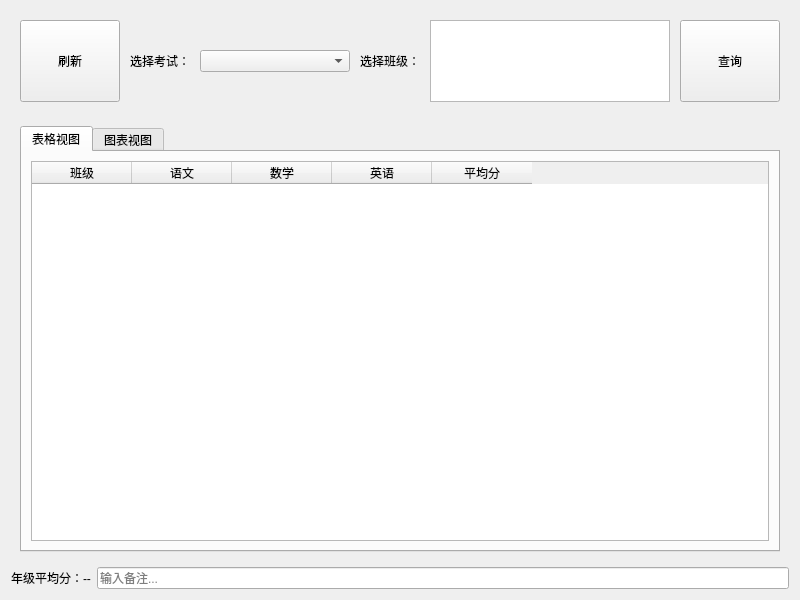
<?xml version="1.0" encoding="UTF-8"?>
<ui version="4.0">
 <class>page_class_grade</class>
 <widget class="QWidget" name="page_class_grade">
  <property name="geometry">
   <rect>
    <x>0</x>
    <y>0</y>
    <width>800</width>
    <height>600</height>
   </rect>
  </property>
  <property name="sizePolicy">
   <sizepolicy hsizetype="Preferred" vsizetype="Fixed">
    <horstretch>0</horstretch>
    <verstretch>0</verstretch>
   </sizepolicy>
  </property>
  <property name="windowTitle">
   <string/>
  </property>
  <layout class="QVBoxLayout" name="verticalLayout">
   <item>
    <widget class="QFrame" name="frameQueryCard">
     <property name="sizePolicy">
      <sizepolicy hsizetype="Preferred" vsizetype="Maximum">
       <horstretch>0</horstretch>
       <verstretch>0</verstretch>
      </sizepolicy>
     </property>
     <property name="maximumSize">
      <size>
       <width>16777215</width>
       <height>100</height>
      </size>
     </property>
     <property name="frameShape">
      <enum>QFrame::Shape::NoFrame</enum>
     </property>
     <layout class="QHBoxLayout" name="horizontalLayout">
      <property name="spacing">
       <number>10</number>
      </property>
      <item>
       <widget class="QPushButton" name="btnRefresh">
        <property name="sizePolicy">
         <sizepolicy hsizetype="Minimum" vsizetype="Expanding">
          <horstretch>0</horstretch>
          <verstretch>0</verstretch>
         </sizepolicy>
        </property>
        <property name="minimumSize">
         <size>
          <width>100</width>
          <height>0</height>
         </size>
        </property>
        <property name="text">
         <string>刷新</string>
        </property>
       </widget>
      </item>
      <item>
       <widget class="QLabel" name="label">
        <property name="sizePolicy">
         <sizepolicy hsizetype="Preferred" vsizetype="Preferred">
          <horstretch>0</horstretch>
          <verstretch>0</verstretch>
         </sizepolicy>
        </property>
        <property name="text">
         <string>选择考试：</string>
        </property>
       </widget>
      </item>
      <item>
       <widget class="QComboBox" name="comboExam">
        <property name="minimumSize">
         <size>
          <width>150</width>
          <height>0</height>
         </size>
        </property>
       </widget>
      </item>
      <item>
       <widget class="QLabel" name="label_2">
        <property name="text">
         <string>选择班级：</string>
        </property>
       </widget>
      </item>
      <item>
       <widget class="QListWidget" name="listClasses">
        <property name="minimumSize">
         <size>
          <width>100</width>
          <height>0</height>
         </size>
        </property>
        <property name="selectionMode">
         <enum>QAbstractItemView::SelectionMode::MultiSelection</enum>
        </property>
       </widget>
      </item>
      <item>
       <widget class="PrimaryPushButton" name="btnQuery">
        <property name="sizePolicy">
         <sizepolicy hsizetype="Minimum" vsizetype="Expanding">
          <horstretch>0</horstretch>
          <verstretch>0</verstretch>
         </sizepolicy>
        </property>
        <property name="minimumSize">
         <size>
          <width>100</width>
          <height>0</height>
         </size>
        </property>
        <property name="text">
         <string>查询</string>
        </property>
       </widget>
      </item>
     </layout>
    </widget>
   </item>
   <item>
    <widget class="QFrame" name="frameResultCard">
     <property name="frameShape">
      <enum>QFrame::Shape::NoFrame</enum>
     </property>
     <layout class="QVBoxLayout" name="verticalLayout_2">
      <item>
       <widget class="QTabWidget" name="tabWidget">
        <property name="minimumSize">
         <size>
          <width>0</width>
          <height>400</height>
         </size>
        </property>
        <property name="currentIndex">
         <number>0</number>
        </property>
        <widget class="QWidget" name="tabTable_2">
         <attribute name="title">
          <string>表格视图</string>
         </attribute>
         <layout class="QVBoxLayout" name="verticalLayout_table_2">
          <item>
           <widget class="QTableWidget" name="tableScores">
            <property name="rowCount">
             <number>0</number>
            </property>
            <property name="columnCount">
             <number>5</number>
            </property>
            <column>
             <property name="text">
              <string>班级</string>
             </property>
            </column>
            <column>
             <property name="text">
              <string>语文</string>
             </property>
            </column>
            <column>
             <property name="text">
              <string>数学</string>
             </property>
            </column>
            <column>
             <property name="text">
              <string>英语</string>
             </property>
            </column>
            <column>
             <property name="text">
              <string>平均分</string>
             </property>
            </column>
           </widget>
          </item>
         </layout>
        </widget>
        <widget class="QWidget" name="tabChart_2">
         <attribute name="title">
          <string>图表视图</string>
         </attribute>
         <layout class="QVBoxLayout" name="verticalLayout_4">
          <item>
           <widget class="QWidget" name="widgetChart" native="true">
           </widget>
          </item>
         </layout>
        </widget>
       </widget>
      </item>
     </layout>
    </widget>
   </item>
   <item>
    <layout class="QHBoxLayout" name="horizontalLayout_2">
     <item>
      <widget class="QLabel" name="labelStats">
       <property name="text">
        <string>年级平均分：--</string>
       </property>
      </widget>
     </item>
     <item>
      <widget class="QLineEdit" name="editNotes">
       <property name="placeholderText">
        <string>输入备注...</string>
       </property>
      </widget>
     </item>
    </layout>
   </item>
  </layout>
 </widget>
 <customwidgets>
  <customwidget>
   <class>PrimaryPushButton</class>
   <extends>QPushButton</extends>
   <header>qfluentwidgets</header>
  </customwidget>
 </customwidgets>
 <resources/>
 <connections/>
</ui>
